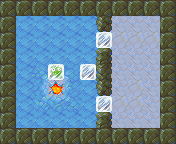

This game map was drawn from its Tiled (.tmx) file and the tilesets committed beside it. A one-line description and the trimmed map source follow:
An orthogonal 11x9 tile map with 16x16 px tiles, 4 tile layers (Bottom, Floor, FloorTop, Blocks), 5 tilesets.

<map version="1.0" orientation="orthogonal" width="11" height="9" tilewidth="16" tileheight="16">
 <tileset firstgid="1" name="ground" tilewidth="16" tileheight="16">
  <image source="assets/tileset-ground.png" width="48" height="16" />
 </tileset>
 <tileset firstgid="4" name="misc" tilewidth="16" tileheight="16">
  <image source="assets/tileset-misc.png" width="64" height="16" />
  <tile id="3">
   <properties>
    <property name="goal" value="true" />
   </properties>
  </tile>
 </tileset>
 <tileset firstgid="8" name="pushblocks" tilewidth="16" tileheight="16">
  <image source="assets/tileset-pushblocks.png" width="48" height="16" />
  <tile id="1">
   <properties>
    <property name="goal" value="true" />
    <property name="sprite" value="assets/frozen.sprite" />
   </properties>
  </tile>
 </tileset>
 <tileset firstgid="11" name="rocks" tilewidth="16" tileheight="16">
  <properties>
   <property name="collision" value="true" />
  </properties>
  <image source="assets/tileset-rocks.png" width="256" height="48" />
 </tileset>
 <tileset firstgid="59" name="slippery" tilewidth="16" tileheight="16">
  <properties>
   <property name="slippery_block" value="true" />
   <property name="slippery_player" value="true" />
  </properties>
  <image source="assets/tileset-slippery.png" width="256" height="48" />
 </tileset>
 <layer name="Bottom" width="11" height="9">
  <data>[99 cells, 72 non-empty, 2 distinct tile ids]</data>
 </layer>
 <layer name="Floor" width="11" height="9">
  <properties>
   <property name="player_offset_y" value="-1" />
   <property name="player_sprite" value="assets/dino.sprite" />
   <property name="start_facing" value="left" />
   <property name="start_x" value="8" />
   <property name="start_y" value="4" />
  </properties>
  <data>[99 cells, 48 non-empty, 10 distinct tile ids]</data>
 </layer>
 <layer name="FloorTop" width="11" height="9">
  <data>[99 cells, 41 non-empty, 4 distinct tile ids]</data>
 </layer>
 <layer name="Blocks" width="11" height="9">
  <data>[99 cells, 4 non-empty, 2 distinct tile ids]</data>
 </layer>
</map>